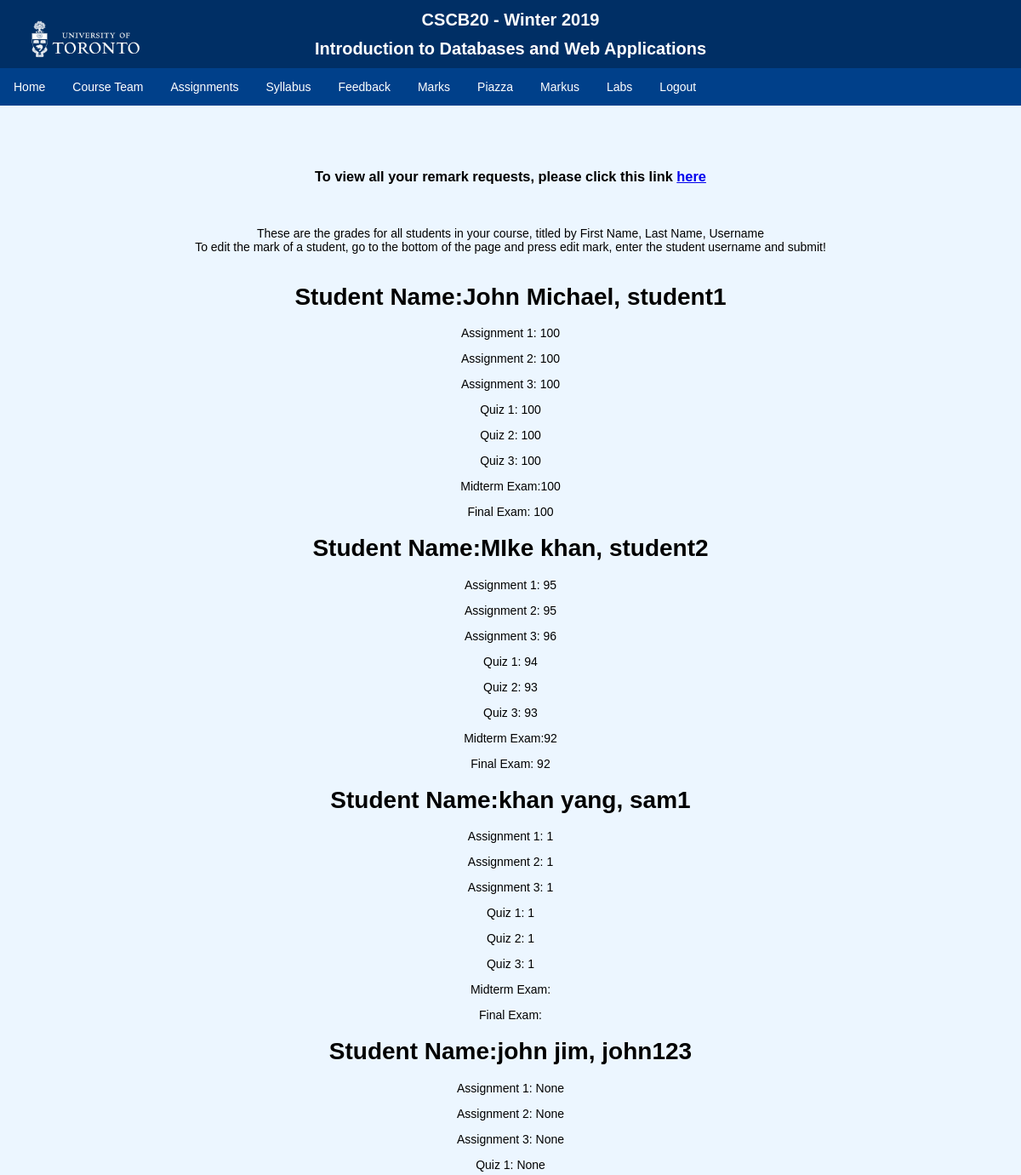
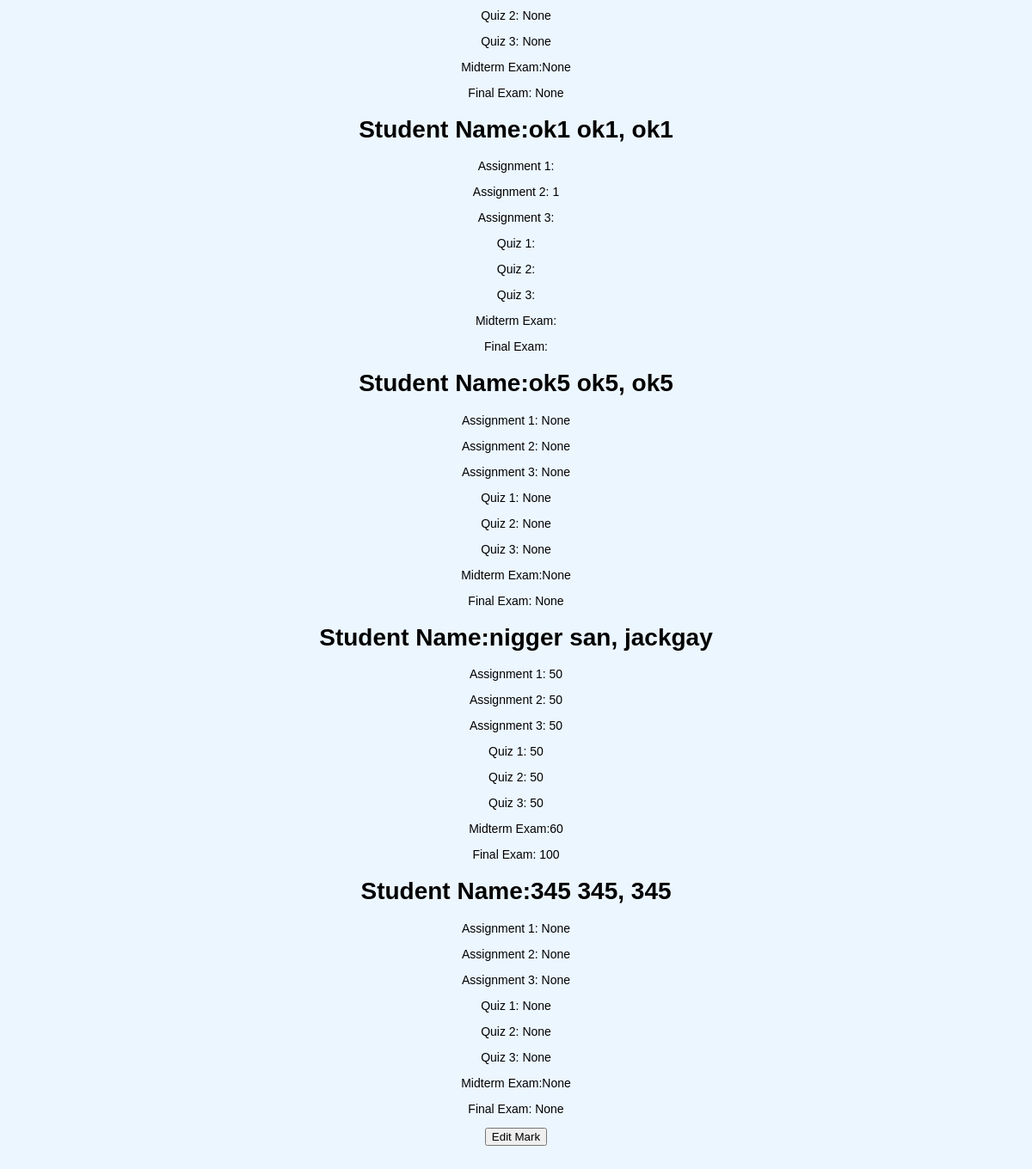
The app's page /marks (signed in) with its own data (2 pictures, top to bottom).
### tables this page shows
CREATE TABLE "Student" (
	`username`	TEXT,
	`Firstname`	TEXT,
	`Lastname`	TEXT,
	`A1`	INTEGER,
	`A2`	INTEGER,
	`A3`	INTEGER,
	`Quiz1`	INTEGER,
	`Quiz2`	INTEGER,
	`Quiz3`	INTEGER,
	`Midterm`	INTEGER,
	`Final`	INTEGER,
	`RemarkA1`	INTEGER,
	`RemarkA2`	INTEGER,
	`RemarkA3`	INTEGER,
	`RemarkQuiz1`	INTEGER,
	`RemarkQuiz2`	INTEGER,
	`RemarkQuiz3`	INTEGER,
	`RemarkMidterm`	INTEGER,
	`RemarkFinal`	INTEGER,
	`Remark`	INTEGER,
	`Labs`	INTEGER,
	`RemarkLabs`	INTEGER,
	FOREIGN KEY(`username`) REFERENCES `users`(`username`)
);

### app.py (the view)
@app.route('/marks')
def marks():
    db = get_db()
    db.row_factory = make_dicts
    usertype = query_db('select * from users where username = ?',
                        [session['username']], one=True)
    type = usertype['type']
    username = session['username']
    if type == "student":
        results = query_db('select * from Student where username = ?',
                 [username], one=True)
        return render_template('grades.html', post=results)
    elif type == "instructor":
        results = query_db( 'SELECT * FROM Student')
        return render_template('gradesInstructor.html', data=results)

### app.py (called while the page is built)
def get_db():
    db = getattr(g, '_database', None)
    if db is None:
        db = g._database = sqlite3.connect(DATABASE)
    return db

def make_dicts(cursor, row):
    return dict((cursor.description[idx][0], value)
                for idx, value in enumerate(row))

def query_db(query, args=(), one=False):
    cur = get_db().execute(query, args)
    rv = cur.fetchall()
    cur.close()
    return (rv[0] if rv else None) if one else rv

### templates/gradesInstructor.html (shortened to what this page needs)
<!DOCTYPE html>
<html lang=en>
<head>
    <link rel="stylesheet" href="{{url_for('static', filename='./labs.css')}}">
</head>
{% block body %}
<body class="team" onload="hide()">
    <main class="content">
        <div class="commonHeader">
            <div class="commonTop">
                <h1 id="commonClass">CSCB20 - Winter 2019</h1>
                <h1 id="commonDesc">Introduction to Databases and Web Applications</h1>
            </div>
            <div id="uoftlogo">
                <img src="{{url_for('static', filename='images/UofT_logo.png')}}" width="262" height="89" alt="Uoft Logo">
            </div>
            <div class="commonBot">
                <ul id="commonul">
                    <li id="commonli"> <a href="index">Home</a> </li>
                    <li id="commonli"> <a href="team">Course Team</a> </li>
                    <li id="commonli"> <a href="assignments">Assignments</a> </li>
                    <li id="commonli"> <a href="syllabus">Syllabus</a> </li>
                    <li id="commonli"> <a href="feedback">Feedback</a> </li>
                    <li id="commonli"> <a href="marks">Marks</a> </li>
                    <li id="commonli"> <a href="https://piazza.com/class/jr7mjhytaij3jc" target="_blank">Piazza</a> </li>
                    <li id="commonli"> <a href="https://markus.utsc.utoronto.ca/cscb20w19" target="_blank">Markus</a> </li>
                    <li id="commonli"> <a href="labs">Labs</a> </li>
                    <li id="commonli"> <a href="logout">Logout</a> </li>
                </ul>
            </div>
        </div>
        <div class="stuff">
            <br><br>
            <h3> To view all your remark requests, please click this link <a href="remarkrequests"> here</a> </h3>
            <h3>{{message}}</h3><br><br>
            These are the grades for all students in your course, titled by First Name, Last Name, Username<br>
            To edit the mark of a student, go to the bottom of the page and press edit mark, enter the student username and submit!<br>
            <br>
            {% for post in data %}
                <h1>Student Name:{{post.Firstname}} {{post.Lastname}}, {{post.username}} </h1>
                <p>Assignment 1: {{post.A1}}</p>
                <p>Assignment 2: {{post.A2}}</p>
                <p>Assignment 3: {{post.A3}}</p>
                <p>Quiz 1: {{post.Quiz1}}</p>
                <p>Quiz 2: {{post.Quiz2}}</p>
                <p>Quiz 3: {{post.Quiz3}}</p>
                <p>Midterm Exam:{{post.Midterm}}</p>
                <p>Final Exam: {{post.Final}}</p>
            {% endfor %}
            <button onclick="EditMark()">Edit Mark</button>
        </main>
</body>
{% endblock %}
</html>

### static/labs.css (style rules this page uses)
html, body { height: 100%; }
main { min-height: 100%; overflow: auto; padding-bottom: 60px; }
.team { font-family:Arial, Helvetica, sans-serif; font-size: 14px; text-align: center; align-content: center; min-width:850px; width: auto !important; width:850px; background-color: #ECF6FF; position: absolute; top: 0; left: 0; right: 0; margin: 0; }
.commonTop { overflow: auto; text-align: center; line-height: 20px; background-color: #002F65; color: white; font-size: 10px; }
.commonBot { list-style: none; overflow: hidden; background-color: #00408A; }
#commonli, #commonul { color: white; background-color: #00408A; text-align: center; text-decoration: none; }
ul { list-style: none; margin: 0px; padding: 0px; overflow: hidden; background-color:#00408A; }
li { float: left; }
li a { display: block; color: white; text-align: center; padding: 14px 16px; text-decoration: none; }
#uoftlogo { position: absolute; top: 1px; left: 30px; }
.commonHeader { overflow: hidden; position: fixed; top: 0; width: 100%; }
.stuff { margin-top:150px; }

### records on screen
Student: Firstname "John", Lastname "Michael", username "student1", A1 "100", A2 "100", A3 "100", Quiz1 "100", Quiz2 "100", Quiz3 "100", Midterm "100", Final "100"
Student: Firstname "MIke", Lastname "khan", username "student2", A1 "95", A2 "95", A3 "96", Quiz1 "94", Quiz2 "93", Quiz3 "93", Midterm "92", Final "92"
Student: Firstname "khan", Lastname "yang", username "sam1", A1 "1", A2 "1", A3 "1", Quiz1 "1", Quiz2 "1", Quiz3 "1"
Student: Firstname "john", Lastname "jim", username "john123", A1 "None", A2 "None", A3 "None", Quiz1 "None", Quiz2 "None", Quiz3 "None", Midterm "None", Final "None"
Student: Firstname "ok1", Lastname "ok1", username "ok1", A2 "1"
Student: Firstname "ok5", Lastname "ok5", username "ok5", A1 "None", A2 "None", A3 "None", Quiz1 "None", Quiz2 "None", Quiz3 "None", Midterm "None", Final "None"
Student: Firstname "nigger", Lastname "san", username "jackgay", A1 "50", A2 "50", A3 "50", Quiz1 "50", Quiz2 "50", Quiz3 "50", Midterm "60", Final "100"
Student: Firstname "345", Lastname "345", username "345", A1 "None", A2 "None", A3 "None", Quiz1 "None", Quiz2 "None", Quiz3 "None", Midterm "None", Final "None"
